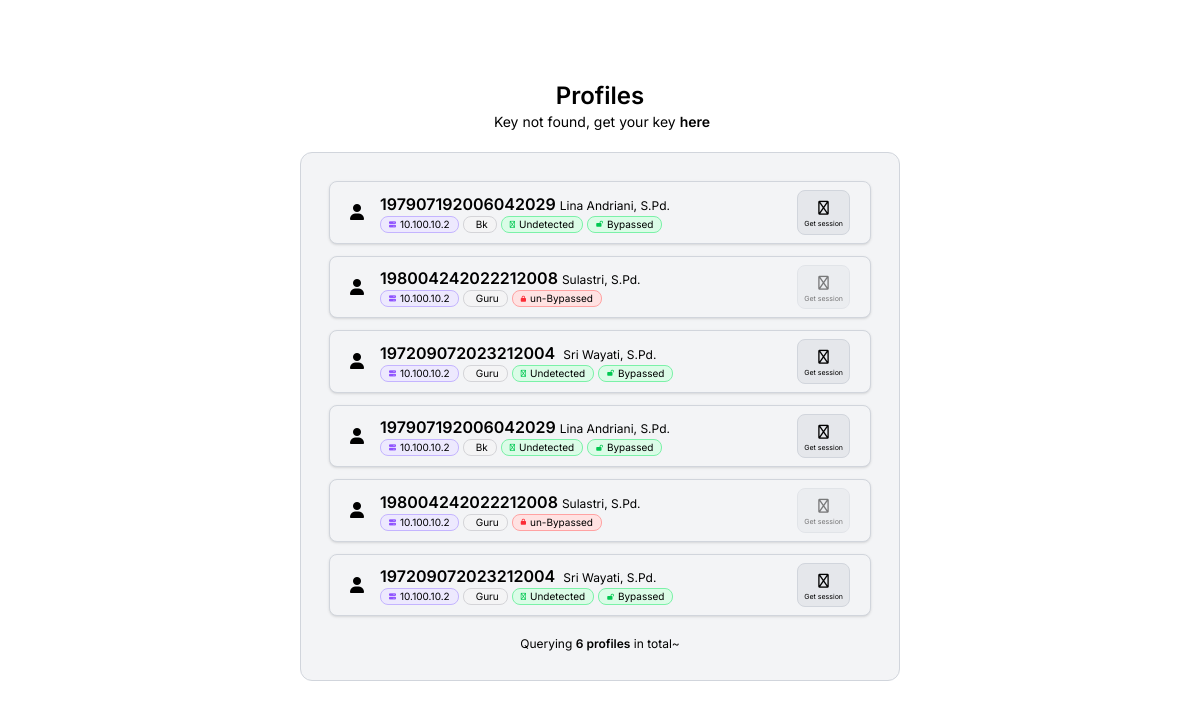
The page /views/main on the database as committed earlier.
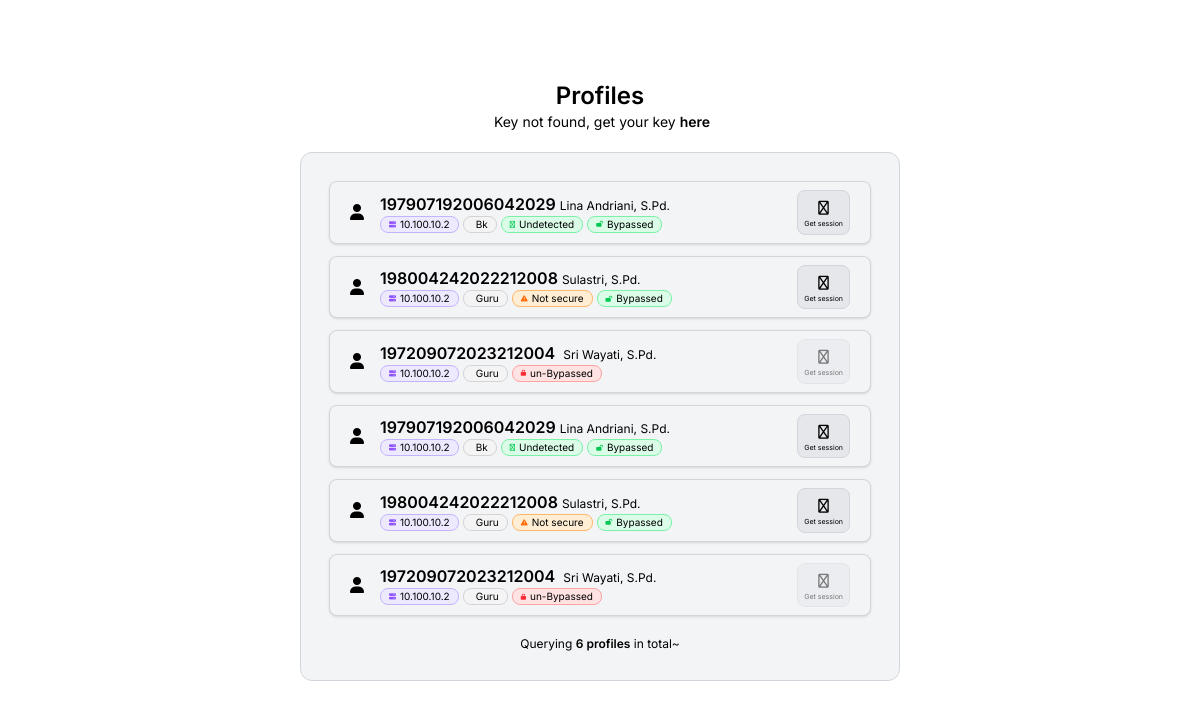
The same page on the database as committed later.
### tables this page shows
CREATE TABLE `profiles` (
  `idKey` int NOT NULL,
  `userDisplay` varchar(255) NOT NULL,
  `nameDisplay` varchar(255) NOT NULL,
  `userKey` varchar(255) NOT NULL,
  `passKey` varchar(255) NOT NULL,
  `levelKey` varchar(255) NOT NULL,
  `bypass` enum('true','false') NOT NULL,
  `detect` enum('true','false') NOT NULL
);

### views/main.php (the view, shortened to what this page needs)
<?php
require '../database/config.php';
$sql = "SELECT * FROM profiles ORDER BY levelKey ASC";
$result = $conn->query($sql);
?>
<!DOCTYPE html>
<html lang="en">
<head>
    <link rel="stylesheet" href="../src/output.css">
    <link rel="stylesheet" href="https://site-assets.fontawesome.com/releases/v6.6.0/css/all.css">
    <link rel="stylesheet" href="https://cdn.hugeicons.com/font/hgi-stroke-rounded.css"/>
    <link rel="stylesheet" href="../lib/css/font.css">
    <link rel="stylesheet" href="../lib/css/keyframes.css">
</head>
<body>
    <center>
        <div class="mt-20 mb-10 cursor-default">
            <h1 class="text-2xl font-semibold">Profiles</h1>
            <?php if(isset($_SESSION['keyOwn'])){ ?>
                <p class="text-sm flex justify-center items-center"><i class="hgi hgi-stroke hgi-lock-key mr-1"></i>Key has available, <span onclick="location.href='../auth/logout'" class="font-semibold cursor-pointer hover:underline ml-1">logout</span></p>
            <?php } else { ?>
                <p class="text-sm flex justify-center items-center"><i class="hgi hgi-stroke hgi-square-lock-remove-01 mr-1"></i>Key not found, get your key<span onclick="location.href='../auth/gate'" class="font-semibold cursor-pointer hover:underline ml-1">here</span></p>
            <?php } ?>
            <div class="profiles w-150 h-[70vh] mt-5 bg-gray-100 border border-gray-300 p-7 rounded-xl overflow-y-scroll">
                <?php $order = 0; foreach($result as $data): $order++; ?>
                <div class="profile flex items-center justify-between w-full bg-gray-100 border border-gray-300 rounded-lg px-5 py-2 mb-3 shadow-sm">
                    <div class="inner-profile flex items-center">
                        <i class="fa-solid fa-user text-base"></i>
                        <div class="profile-information inline text-left ml-4">
                            <p class="font-semibold"><?= $data['userDisplay'] ?><span class="font-normal text-xs ml-1"><?= $data['nameDisplay'] ?></span></p>
                            <div class="profile-status flex items-center aling-start gap-1">
                                <p class="flex items-center w-fit text-[10px] bg-violet-100 border border-violet-300 rounded-lg px-2">
                                    <i class="mr-1 fa-solid fa-server text-[7px] text-violet-500"></i>
                                    10.100.10.2
                                </p>
                                <p class="flex items-center w-fit text-[10px] bg-zinc-100 border border-zinc-300 rounded-lg px-2">
                                    <?= ucfirst($data['levelKey']) ?>
                                </p>
                                <?php if($data['detect'] == 'false' && $data['bypass'] == 'true'){  ?>
                                    <p class="flex items-center w-fit text-[10px] bg-green-100 border border-green-300 rounded-lg px-2">
                                        <i class="mr-1 fa-regular fa-user-secret text-[7px] text-green-500"></i>
                                        Undetected
                                    </p>
                                <?php } elseif($data['detect'] == 'true' && $data['bypass'] == 'true') { ?>
                                    <p class="flex items-center w-fit text-[10px] bg-orange-100 border border-orange-300 rounded-lg px-2">
                                        <i class="mr-1 fa-solid fa-triangle-exclamation text-[7px] text-orange-500"></i>
                                        Not secure
                                    </p>
                                <?php } else { ?>
                                <?php } ?>
                                <?php if($data['bypass'] == 'true'){ ?>
                                    <p class="flex items-center w-fit text-[10px] bg-green-100 border border-green-300 rounded-lg px-2">
                                        <i class="mr-1 fa-solid fa-lock-open text-[6px] text-green-500"></i>
                                        Bypassed
                                    </p>
                                <?php } else { ?>
                                    <p class="flex items-center w-fit text-[10px] bg-red-100 border border-red-300 rounded-lg px-2">
                                        <i class="mr-1 fa-solid fa-lock text-[6px] text-red-500"></i>
                                        un-Bypassed
                                    </p>
                                <?php } ?>
                            </div>
                        </div>
                    </div>
                    <?php if($data['bypass'] == 'true'){ ?>
                        <button onclick="directing('local', <?= $order ?>)" class="direct bg-gray-200 border border-gray-300 rounded-lg px-1.5 py-1 cursor-pointer">
                            <i class="fa-regular fa-key text-sm"></i>
                            <p class="text-[7px]">Get session</p>
                        </button>
                    <?php } else { ?>
                        <div class="direct opacity-50 bg-gray-200 border border-gray-300 rounded-lg px-1.5 py-1 cursor-not-allowed">
                            <i class="fa-regular fa-lock text-sm"></i>
                            <p class="text-[7px]">Get session</p>
                        </div>
                    <?php } ?>
                </div>
                <?php endforeach; ?>
                <?php $order = 0; foreach($result as $data): $order++; ?>
                <div class="profile flex items-center justify-between w-full bg-gray-100 border border-gray-300 rounded-lg px-5 py-2 mb-3 shadow-sm">
                    <div class="inner-profile flex items-center">
                        <i class="fa-solid fa-user text-base"></i>
                        <div class="profile-information inline text-left ml-4">
                            <p class="font-semibold"><?= $data['userDisplay'] ?><span class="font-normal text-xs ml-1"><?= $data['nameDisplay'] ?></span></p>
                            <div class="profile-status flex items-center aling-start gap-1">
                                <p class="flex items-center w-fit text-[10px] bg-violet-100 border border-violet-300 rounded-lg px-2">
                                    <i class="mr-1 fa-solid fa-server text-[7px] text-violet-500"></i>
                                    10.100.10.2
                                </p>
                                <p class="flex items-center w-fit text-[10px] bg-zinc-100 border border-zinc-300 rounded-lg px-2">
                                    <?= ucfirst($data['levelKey']) ?>
                                </p>
                                <?php if($data['detect'] == 'false' && $data['bypass'] == 'true'){  ?>
                                    <p class="flex items-center w-fit text-[10px] bg-green-100 border border-green-300 rounded-lg px-2">
                                        <i class="mr-1 fa-regular fa-user-secret text-[7px] text-green-500"></i>
                                        Undetected
                                    </p>
                                <?php } elseif($data['detect'] == 'true' && $data['bypass'] == 'true') { ?>
                                    <p class="flex items-center w-fit text-[10px] bg-orange-100 border border-orange-300 rounded-lg px-2">
                                        <i class="mr-1 fa-solid fa-triangle-exclamation text-[7px] text-orange-500"></i>
                                        Not secure
                                    </p>
                                <?php } else { ?>
                                <?php } ?>
                                <?php if($data['bypass'] == 'true'){ ?>
                                    <p class="flex items-center w-fit text-[10px] bg-green-100 border border-green-300 rounded-lg px-2">
                                        <i class="mr-1 fa-solid fa-lock-open text-[6px] text-green-500"></i>
                                        Bypassed
                                    </p>
                                <?php } else { ?>
                                    <p class="flex items-center w-fit text-[10px] bg-red-100 border border-red-300 rounded-lg px-2">
                                        <i class="mr-1 fa-solid fa-lock text-[6px] text-red-500"></i>
                                        un-Bypassed
                                    </p>
                                <?php } ?>
                            </div>
                        </div>
                    </div>
                    <?php if($data['bypass'] == 'true'){ ?>
                        <button onclick="directing('server', <?= $order ?>)" class="direct bg-gray-200 border border-gray-300 rounded-lg px-1.5 py-1 cursor-pointer">
                            <i class="fa-regular fa-key text-sm"></i>
                            <p class="text-[7px]">Get session</p>
                        </button>
                    <?php } else { ?>
                        <div class="direct opacity-50 bg-gray-200 border border-gray-300 rounded-lg px-1.5 py-1 cursor-not-allowed">
                            <i class="fa-regular fa-lock text-sm"></i>
                            <p class="text-[7px]">Get session</p>
                        </div>
                    <?php } ?>
                </div>
                <?php endforeach; ?>
                <p class="text-xs mt-5">Querying <span class="font-semibold"><?= mysqli_num_rows($result) * 2 ?> profiles</span> in total~</p>
            </div>
        </div>
    </center>
</body>
</html>

Rows that differ between the two databases and show on the page:
changed profiles "Sulastri, S.Pd.": now shows "Not secure Not secure"; bypass "un-Bypassed un-Bypassed" → "Bypassed Bypassed"
changed profiles "Sri Wayati, S.Pd.": bypass "Bypassed Bypassed" → "un-Bypassed un-Bypassed"; no longer shows "Undetected Undetected"
